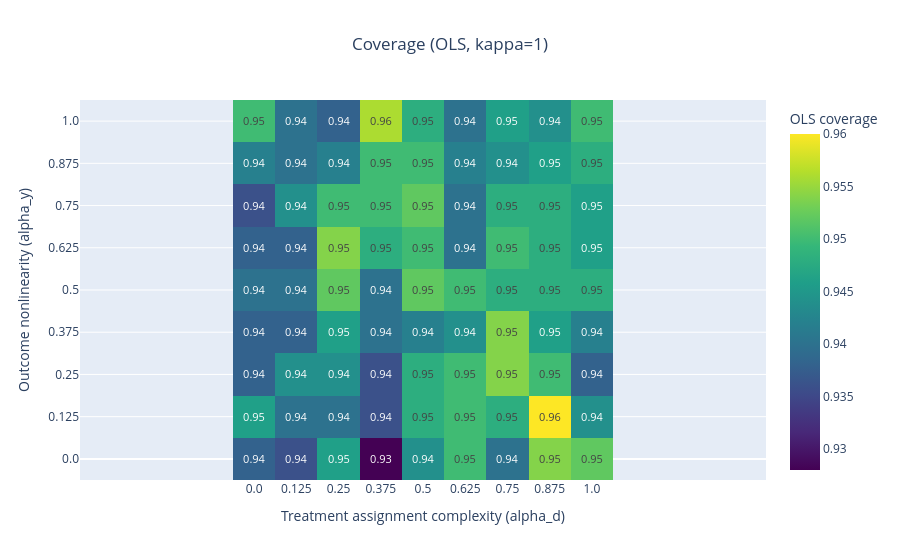

Notebook code for this chart:
### Code cell
fig = estimator_metric_heatmap(summary_df, metric="coverage", estimator="OLS", kappa=1)
fig.show()
